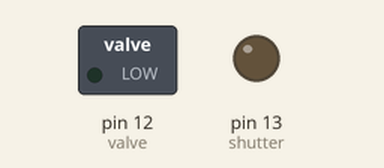
Recording of a sketch running on a simulated Arduino Uno, built with avr-gcc and run on an emulated ATmega328P. On the bench: switched loads named in the sketch (green lamp = pin HIGH), output pins drawn as LEDs (lit = HIGH).

Above: at 2.0 s.
At 4.26 s:
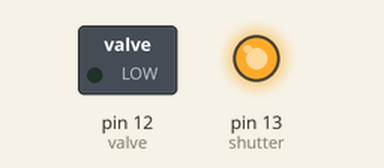
Timing chart, 0 to 5.6 s (numbered marks = the images above):
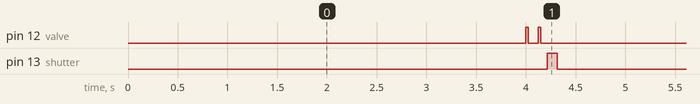

The sketch:

valve.ino
```cpp
// I/O-Pin for shutter release
int shutter = 13;
// I/O-Pin for valve release
int valve = 12;
// time between opening and closing the selenoid valve
// to create a single drop
int drop_time_len = 25;

void setup() {
  pinMode(shutter, OUTPUT);
  pinMode(valve, OUTPUT);
}

void loop() {
  delay(4000);

  // First drop
  digitalWrite(valve, HIGH);
  delay(drop_time_len);
  digitalWrite(valve, LOW);

  // wait this long before next drop
  delay(100);

  // Second drop
  digitalWrite(valve, HIGH);
  delay(drop_time_len);
  digitalWrite(valve, LOW);

  // wait this long for collision
  delay(65);

  // take picture
  digitalWrite(shutter, HIGH);
  delay(100);
  digitalWrite(shutter, LOW);
}
```

Measured:
- by itself, pin 12 (valve): repeats every 4.3 s: LOW 0.10 s, HIGH 0.03 s, LOW 4.2 s, HIGH 0.03 s
- by itself, pin 13 (shutter): alternates HIGH for 0.10 s and LOW for 4.2 s
- by itself, everything shown: repeats every 4.3 s, in 4 steps
